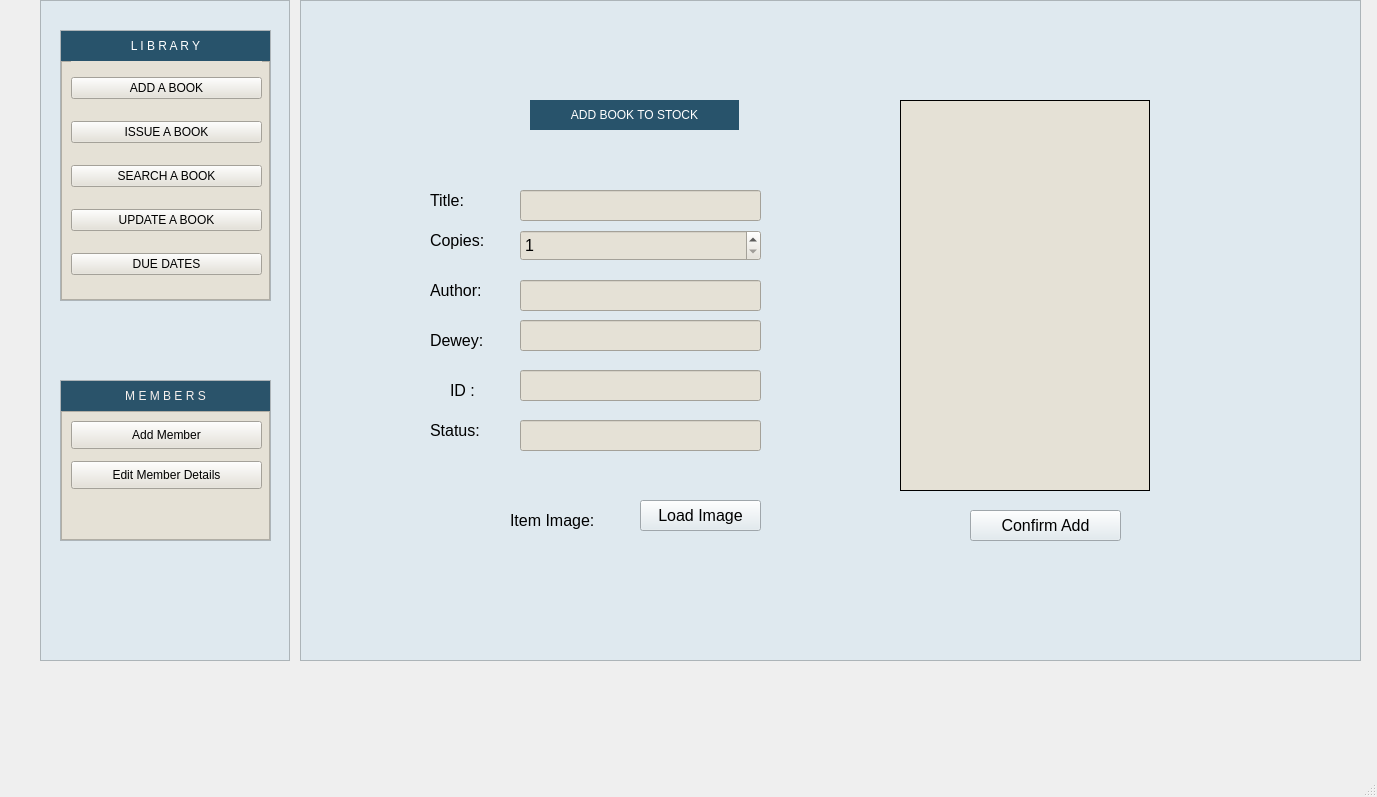
<?xml version="1.0" encoding="UTF-8"?>
<ui version="4.0">
 <class>MainWindow</class>
 <widget class="QMainWindow" name="MainWindow">
  <property name="geometry">
   <rect>
    <x>0</x>
    <y>0</y>
    <width>1377</width>
    <height>797</height>
   </rect>
  </property>
  <property name="windowTitle">
   <string>MainWindow</string>
  </property>
  <widget class="QWidget" name="centralwidget">
   <widget class="QFrame" name="SideBarFrmae">
    <property name="geometry">
     <rect>
      <x>40</x>
      <y>0</y>
      <width>250</width>
      <height>661</height>
     </rect>
    </property>
    <property name="maximumSize">
     <size>
      <width>250</width>
      <height>16777215</height>
     </size>
    </property>
    <property name="styleSheet">
     <string notr="true">background-color: rgb(223, 233, 239);</string>
    </property>
    <property name="frameShape">
     <enum>QFrame::StyledPanel</enum>
    </property>
    <property name="frameShadow">
     <enum>QFrame::Plain</enum>
    </property>
    <widget class="QFrame" name="MemberFrame">
     <property name="geometry">
      <rect>
       <x>20</x>
       <y>380</y>
       <width>211</width>
       <height>161</height>
      </rect>
     </property>
     <property name="frameShape">
      <enum>QFrame::StyledPanel</enum>
     </property>
     <property name="frameShadow">
      <enum>QFrame::Plain</enum>
     </property>
     <layout class="QVBoxLayout" name="verticalLayout">
      <property name="spacing">
       <number>0</number>
      </property>
      <property name="leftMargin">
       <number>0</number>
      </property>
      <property name="topMargin">
       <number>0</number>
      </property>
      <property name="rightMargin">
       <number>0</number>
      </property>
      <property name="bottomMargin">
       <number>0</number>
      </property>
      <item>
       <widget class="QLabel" name="LibrarianHomeTitle">
        <property name="maximumSize">
         <size>
          <width>16777215</width>
          <height>30</height>
         </size>
        </property>
        <property name="styleSheet">
         <string notr="true">color: rgb(246, 240, 237);
font: 75 9pt &quot;Yu Gothic UI&quot;;
background-color: rgb(42, 83, 106);</string>
        </property>
        <property name="text">
         <string>M E M B E R S</string>
        </property>
        <property name="alignment">
         <set>Qt::AlignCenter</set>
        </property>
       </widget>
      </item>
      <item>
       <widget class="QFrame" name="MemberBackground">
        <property name="styleSheet">
         <string notr="true">background: white;
background-color: rgb(229, 225, 214);</string>
        </property>
        <property name="frameShape">
         <enum>QFrame::StyledPanel</enum>
        </property>
        <property name="frameShadow">
         <enum>QFrame::Raised</enum>
        </property>
        <widget class="QPushButton" name="pushButton_9">
         <property name="geometry">
          <rect>
           <x>10</x>
           <y>10</y>
           <width>191</width>
           <height>28</height>
          </rect>
         </property>
         <property name="styleSheet">
          <string notr="true">font: 9pt &quot;Yu Gothic UI&quot;;
color: rgb(0, 0, 0);</string>
         </property>
         <property name="text">
          <string>Add Member</string>
         </property>
        </widget>
        <widget class="QPushButton" name="pushButton_10">
         <property name="geometry">
          <rect>
           <x>10</x>
           <y>50</y>
           <width>191</width>
           <height>28</height>
          </rect>
         </property>
         <property name="styleSheet">
          <string notr="true">font: 9pt &quot;Yu Gothic UI&quot;;
color: rgb(0, 0, 0);</string>
         </property>
         <property name="text">
          <string>Edit Member Details</string>
         </property>
        </widget>
       </widget>
      </item>
     </layout>
    </widget>
    <widget class="QFrame" name="LibraryFrame">
     <property name="geometry">
      <rect>
       <x>20</x>
       <y>30</y>
       <width>211</width>
       <height>271</height>
      </rect>
     </property>
     <property name="frameShape">
      <enum>QFrame::StyledPanel</enum>
     </property>
     <property name="frameShadow">
      <enum>QFrame::Plain</enum>
     </property>
     <layout class="QVBoxLayout" name="verticalLayout_2">
      <property name="spacing">
       <number>0</number>
      </property>
      <property name="leftMargin">
       <number>0</number>
      </property>
      <property name="topMargin">
       <number>0</number>
      </property>
      <property name="rightMargin">
       <number>0</number>
      </property>
      <property name="bottomMargin">
       <number>0</number>
      </property>
      <item>
       <widget class="QLabel" name="LibraryHeading">
        <property name="maximumSize">
         <size>
          <width>16777215</width>
          <height>30</height>
         </size>
        </property>
        <property name="styleSheet">
         <string notr="true">background: rgba(40, 83, 107, 1);
font: 75 9pt &quot;Yu Gothic UI&quot;;
color: white;</string>
        </property>
        <property name="text">
         <string>L I B R A R Y</string>
        </property>
        <property name="alignment">
         <set>Qt::AlignCenter</set>
        </property>
       </widget>
      </item>
      <item>
       <widget class="QFrame" name="LibraryBackground">
        <property name="styleSheet">
         <string notr="true">background-color: rgb(255, 255, 255);
background-color: rgb(229, 225, 214);</string>
        </property>
        <property name="frameShape">
         <enum>QFrame::StyledPanel</enum>
        </property>
        <property name="frameShadow">
         <enum>QFrame::Raised</enum>
        </property>
        <widget class="QWidget" name="layoutWidget">
         <property name="geometry">
          <rect>
           <x>10</x>
           <y>0</y>
           <width>191</width>
           <height>231</height>
          </rect>
         </property>
         <layout class="QVBoxLayout" name="verticalLayout_3">
          <item>
           <widget class="QPushButton" name="btnAddBook">
            <property name="styleSheet">
             <string notr="true">color: rgb(0, 0, 0);</string>
            </property>
            <property name="text">
             <string>ADD A BOOK</string>
            </property>
           </widget>
          </item>
          <item>
           <widget class="QPushButton" name="pushButton_13">
            <property name="styleSheet">
             <string notr="true">font: 9pt &quot;Yu Gothic UI&quot;;
color: rgb(0, 0, 0);</string>
            </property>
            <property name="text">
             <string>ISSUE A BOOK</string>
            </property>
           </widget>
          </item>
          <item>
           <widget class="QPushButton" name="pushButton_14">
            <property name="styleSheet">
             <string notr="true">font: 9pt &quot;Yu Gothic UI&quot;;
color: rgb(0, 0, 0);
</string>
            </property>
            <property name="text">
             <string>SEARCH A BOOK</string>
            </property>
           </widget>
          </item>
          <item>
           <widget class="QPushButton" name="pushButton_16">
            <property name="styleSheet">
             <string notr="true">font: 9pt &quot;Yu Gothic UI&quot;;
color: rgb(0, 0, 0);
</string>
            </property>
            <property name="text">
             <string>UPDATE A BOOK</string>
            </property>
           </widget>
          </item>
          <item>
           <widget class="QPushButton" name="pushButton_15">
            <property name="styleSheet">
             <string notr="true">font: 9pt &quot;Yu Gothic UI&quot;;
color: rgb(0, 0, 0);
</string>
            </property>
            <property name="text">
             <string>DUE DATES</string>
            </property>
           </widget>
          </item>
         </layout>
        </widget>
       </widget>
      </item>
     </layout>
    </widget>
   </widget>
   <widget class="QFrame" name="MainRightFrame">
    <property name="geometry">
     <rect>
      <x>300</x>
      <y>0</y>
      <width>1061</width>
      <height>661</height>
     </rect>
    </property>
    <property name="styleSheet">
     <string notr="true">background-color: rgb(223, 233, 239);</string>
    </property>
    <property name="frameShape">
     <enum>QFrame::StyledPanel</enum>
    </property>
    <property name="frameShadow">
     <enum>QFrame::Plain</enum>
    </property>
    <widget class="QStackedWidget" name="stackedWidget">
     <property name="geometry">
      <rect>
       <x>20</x>
       <y>20</y>
       <width>1021</width>
       <height>621</height>
      </rect>
     </property>
     <property name="currentIndex">
      <number>1</number>
     </property>
     <widget class="QWidget" name="HomePage">
      <widget class="QLabel" name="LibrarianAdminHeading">
       <property name="geometry">
        <rect>
         <x>190</x>
         <y>10</y>
         <width>209</width>
         <height>30</height>
        </rect>
       </property>
       <property name="maximumSize">
        <size>
         <width>16777215</width>
         <height>30</height>
        </size>
       </property>
       <property name="styleSheet">
        <string notr="true">background: rgba(40, 83, 107, 1);
font: 75 9pt &quot;Yu Gothic UI&quot;;
color: white;</string>
       </property>
       <property name="text">
        <string>LIBRARIAN HOME PAGE</string>
       </property>
       <property name="alignment">
        <set>Qt::AlignCenter</set>
       </property>
      </widget>
      <widget class="QListWidget" name="listBooks">
       <property name="geometry">
        <rect>
         <x>20</x>
         <y>160</y>
         <width>531</width>
         <height>361</height>
        </rect>
       </property>
       <property name="styleSheet">
        <string notr="true">background-color: rgb(229, 225, 214);</string>
       </property>
      </widget>
      <widget class="QFrame" name="searchFrame">
       <property name="geometry">
        <rect>
         <x>20</x>
         <y>90</y>
         <width>431</width>
         <height>31</height>
        </rect>
       </property>
       <property name="styleSheet">
        <string notr="true">border: 1px solid #000000;
border-radius: 14px;
background-color: rgb(246, 240, 237);</string>
       </property>
       <property name="frameShape">
        <enum>QFrame::StyledPanel</enum>
       </property>
       <property name="frameShadow">
        <enum>QFrame::Plain</enum>
       </property>
       <widget class="QLineEdit" name="lineEdit">
        <property name="geometry">
         <rect>
          <x>10</x>
          <y>5</y>
          <width>401</width>
          <height>21</height>
         </rect>
        </property>
        <property name="accessibleName">
         <string>Type here</string>
        </property>
        <property name="styleSheet">
         <string notr="true">border: none;</string>
        </property>
        <property name="frame">
         <bool>false</bool>
        </property>
        <property name="clearButtonEnabled">
         <bool>true</bool>
        </property>
       </widget>
      </widget>
      <widget class="QPushButton" name="pushButton">
       <property name="geometry">
        <rect>
         <x>460</x>
         <y>90</y>
         <width>91</width>
         <height>31</height>
        </rect>
       </property>
       <property name="font">
        <font>
         <pointsize>12</pointsize>
        </font>
       </property>
       <property name="styleSheet">
        <string notr="true">color: rgb(0, 0, 0);</string>
       </property>
       <property name="text">
        <string>Search</string>
       </property>
      </widget>
     </widget>
     <widget class="QWidget" name="AddBookPage">
      <widget class="QLabel" name="label_2">
       <property name="geometry">
        <rect>
         <x>110</x>
         <y>210</y>
         <width>81</width>
         <height>21</height>
        </rect>
       </property>
       <property name="font">
        <font>
         <pointsize>12</pointsize>
        </font>
       </property>
       <property name="styleSheet">
        <string notr="true">color: rgb(0, 0, 0);</string>
       </property>
       <property name="text">
        <string>Copies:</string>
       </property>
      </widget>
      <widget class="QSpinBox" name="sbQuantity">
       <property name="geometry">
        <rect>
         <x>200</x>
         <y>210</y>
         <width>241</width>
         <height>31</height>
        </rect>
       </property>
       <property name="font">
        <font>
         <pointsize>12</pointsize>
        </font>
       </property>
       <property name="styleSheet">
        <string notr="true">color: rgb(0, 0, 0);
background-color: rgb(229, 225, 214);</string>
       </property>
       <property name="minimum">
        <number>1</number>
       </property>
       <property name="maximum">
        <number>1000</number>
       </property>
      </widget>
      <widget class="QLabel" name="label_7">
       <property name="geometry">
        <rect>
         <x>110</x>
         <y>260</y>
         <width>61</width>
         <height>21</height>
        </rect>
       </property>
       <property name="font">
        <font>
         <pointsize>12</pointsize>
        </font>
       </property>
       <property name="styleSheet">
        <string notr="true">color: rgb(0, 0, 0);</string>
       </property>
       <property name="text">
        <string>Author:</string>
       </property>
      </widget>
      <widget class="QLabel" name="label_5">
       <property name="geometry">
        <rect>
         <x>110</x>
         <y>310</y>
         <width>61</width>
         <height>21</height>
        </rect>
       </property>
       <property name="font">
        <font>
         <pointsize>12</pointsize>
        </font>
       </property>
       <property name="styleSheet">
        <string notr="true">color: rgb(0, 0, 0);</string>
       </property>
       <property name="text">
        <string>Dewey:</string>
       </property>
      </widget>
      <widget class="QLineEdit" name="txtAddAuthor">
       <property name="geometry">
        <rect>
         <x>200</x>
         <y>260</y>
         <width>241</width>
         <height>31</height>
        </rect>
       </property>
       <property name="font">
        <font>
         <pointsize>12</pointsize>
        </font>
       </property>
       <property name="styleSheet">
        <string notr="true">background-color: rgb(229, 225, 214);</string>
       </property>
      </widget>
      <widget class="QLineEdit" name="txtAddDewey">
       <property name="geometry">
        <rect>
         <x>200</x>
         <y>300</y>
         <width>241</width>
         <height>31</height>
        </rect>
       </property>
       <property name="font">
        <font>
         <pointsize>12</pointsize>
        </font>
       </property>
       <property name="styleSheet">
        <string notr="true">background-color: rgb(229, 225, 214);</string>
       </property>
      </widget>
      <widget class="QLineEdit" name="txtProductName">
       <property name="geometry">
        <rect>
         <x>200</x>
         <y>170</y>
         <width>241</width>
         <height>31</height>
        </rect>
       </property>
       <property name="font">
        <font>
         <pointsize>12</pointsize>
        </font>
       </property>
       <property name="styleSheet">
        <string notr="true">background-color: rgb(229, 225, 214);</string>
       </property>
      </widget>
      <widget class="QLineEdit" name="txtAddStatus">
       <property name="geometry">
        <rect>
         <x>200</x>
         <y>400</y>
         <width>241</width>
         <height>31</height>
        </rect>
       </property>
       <property name="font">
        <font>
         <pointsize>12</pointsize>
        </font>
       </property>
       <property name="styleSheet">
        <string notr="true">background-color: rgb(229, 225, 214);</string>
       </property>
      </widget>
      <widget class="QLabel" name="label">
       <property name="geometry">
        <rect>
         <x>110</x>
         <y>170</y>
         <width>81</width>
         <height>20</height>
        </rect>
       </property>
       <property name="font">
        <font>
         <pointsize>12</pointsize>
        </font>
       </property>
       <property name="styleSheet">
        <string notr="true">color: rgb(0, 0, 0);</string>
       </property>
       <property name="text">
        <string>Title:</string>
       </property>
      </widget>
      <widget class="QLabel" name="label_8">
       <property name="geometry">
        <rect>
         <x>130</x>
         <y>360</y>
         <width>41</width>
         <height>21</height>
        </rect>
       </property>
       <property name="font">
        <font>
         <pointsize>12</pointsize>
        </font>
       </property>
       <property name="styleSheet">
        <string notr="true">color: rgb(0, 0, 0);</string>
       </property>
       <property name="text">
        <string>ID :</string>
       </property>
      </widget>
      <widget class="QLineEdit" name="txtAddID">
       <property name="geometry">
        <rect>
         <x>200</x>
         <y>350</y>
         <width>241</width>
         <height>31</height>
        </rect>
       </property>
       <property name="font">
        <font>
         <pointsize>12</pointsize>
        </font>
       </property>
       <property name="styleSheet">
        <string notr="true">background-color: rgb(229, 225, 214);</string>
       </property>
      </widget>
      <widget class="QLabel" name="label_9">
       <property name="geometry">
        <rect>
         <x>110</x>
         <y>400</y>
         <width>61</width>
         <height>21</height>
        </rect>
       </property>
       <property name="font">
        <font>
         <pointsize>12</pointsize>
        </font>
       </property>
       <property name="styleSheet">
        <string notr="true">color: rgb(0, 0, 0);</string>
       </property>
       <property name="text">
        <string>Status:</string>
       </property>
      </widget>
      <widget class="QLabel" name="lblImage">
       <property name="geometry">
        <rect>
         <x>580</x>
         <y>80</y>
         <width>250</width>
         <height>391</height>
        </rect>
       </property>
       <property name="styleSheet">
        <string notr="true">color: rgb(0, 0, 0);
background-color: rgb(229, 225, 214);</string>
       </property>
       <property name="frameShape">
        <enum>QFrame::Panel</enum>
       </property>
       <property name="text">
        <string/>
       </property>
      </widget>
      <widget class="QPushButton" name="btnLoadImage">
       <property name="geometry">
        <rect>
         <x>320</x>
         <y>480</y>
         <width>121</width>
         <height>31</height>
        </rect>
       </property>
       <property name="font">
        <font>
         <pointsize>12</pointsize>
        </font>
       </property>
       <property name="styleSheet">
        <string notr="true">color: rgb(0, 0, 0);</string>
       </property>
       <property name="text">
        <string>Load Image</string>
       </property>
      </widget>
      <widget class="QLabel" name="label_3">
       <property name="geometry">
        <rect>
         <x>190</x>
         <y>490</y>
         <width>111</width>
         <height>21</height>
        </rect>
       </property>
       <property name="font">
        <font>
         <pointsize>12</pointsize>
        </font>
       </property>
       <property name="styleSheet">
        <string notr="true">color: rgb(0, 0, 0);</string>
       </property>
       <property name="text">
        <string>Item Image:</string>
       </property>
      </widget>
      <widget class="QPushButton" name="btnConfirmAdd">
       <property name="geometry">
        <rect>
         <x>650</x>
         <y>490</y>
         <width>151</width>
         <height>31</height>
        </rect>
       </property>
       <property name="font">
        <font>
         <pointsize>12</pointsize>
        </font>
       </property>
       <property name="styleSheet">
        <string notr="true">color: rgb(0, 0, 0);</string>
       </property>
       <property name="text">
        <string>Confirm Add</string>
       </property>
      </widget>
      <widget class="QLabel" name="LibrarianAdminHeading_2">
       <property name="geometry">
        <rect>
         <x>210</x>
         <y>80</y>
         <width>209</width>
         <height>30</height>
        </rect>
       </property>
       <property name="maximumSize">
        <size>
         <width>16777215</width>
         <height>30</height>
        </size>
       </property>
       <property name="styleSheet">
        <string notr="true">background: rgba(40, 83, 107, 1);
font: 75 9pt &quot;Yu Gothic UI&quot;;
color: white;</string>
       </property>
       <property name="text">
        <string>ADD BOOK TO STOCK</string>
       </property>
       <property name="alignment">
        <set>Qt::AlignCenter</set>
       </property>
      </widget>
     </widget>
     <widget class="QWidget" name="UpdateBookPage">
      <widget class="QLabel" name="label_10">
       <property name="geometry">
        <rect>
         <x>130</x>
         <y>370</y>
         <width>61</width>
         <height>21</height>
        </rect>
       </property>
       <property name="font">
        <font>
         <pointsize>12</pointsize>
        </font>
       </property>
       <property name="styleSheet">
        <string notr="true">color: rgb(0, 0, 0);</string>
       </property>
       <property name="text">
        <string>Status:</string>
       </property>
      </widget>
      <widget class="QPushButton" name="btnLoadImage_2">
       <property name="geometry">
        <rect>
         <x>340</x>
         <y>490</y>
         <width>121</width>
         <height>31</height>
        </rect>
       </property>
       <property name="font">
        <font>
         <pointsize>12</pointsize>
        </font>
       </property>
       <property name="styleSheet">
        <string notr="true">color: rgb(0, 0, 0);</string>
       </property>
       <property name="text">
        <string>Load Image</string>
       </property>
      </widget>
      <widget class="QLabel" name="label_11">
       <property name="geometry">
        <rect>
         <x>130</x>
         <y>270</y>
         <width>61</width>
         <height>21</height>
        </rect>
       </property>
       <property name="font">
        <font>
         <pointsize>12</pointsize>
        </font>
       </property>
       <property name="styleSheet">
        <string notr="true">color: rgb(0, 0, 0);</string>
       </property>
       <property name="text">
        <string>Author:</string>
       </property>
      </widget>
      <widget class="QSpinBox" name="sbQuantity_2">
       <property name="geometry">
        <rect>
         <x>220</x>
         <y>220</y>
         <width>241</width>
         <height>31</height>
        </rect>
       </property>
       <property name="font">
        <font>
         <pointsize>12</pointsize>
        </font>
       </property>
       <property name="styleSheet">
        <string notr="true">color: rgb(0, 0, 0);
background-color: rgb(229, 225, 214);</string>
       </property>
       <property name="minimum">
        <number>1</number>
       </property>
       <property name="maximum">
        <number>1000</number>
       </property>
      </widget>
      <widget class="QLineEdit" name="txtAddStatus_2">
       <property name="geometry">
        <rect>
         <x>220</x>
         <y>370</y>
         <width>241</width>
         <height>31</height>
        </rect>
       </property>
       <property name="font">
        <font>
         <pointsize>12</pointsize>
        </font>
       </property>
       <property name="styleSheet">
        <string notr="true">background-color: rgb(229, 225, 214);</string>
       </property>
      </widget>
      <widget class="QLineEdit" name="txtAddAuthor_2">
       <property name="geometry">
        <rect>
         <x>220</x>
         <y>270</y>
         <width>241</width>
         <height>31</height>
        </rect>
       </property>
       <property name="font">
        <font>
         <pointsize>12</pointsize>
        </font>
       </property>
       <property name="styleSheet">
        <string notr="true">background-color: rgb(229, 225, 214);</string>
       </property>
      </widget>
      <widget class="QLabel" name="label_12">
       <property name="geometry">
        <rect>
         <x>150</x>
         <y>330</y>
         <width>41</width>
         <height>21</height>
        </rect>
       </property>
       <property name="font">
        <font>
         <pointsize>12</pointsize>
        </font>
       </property>
       <property name="styleSheet">
        <string notr="true">color: rgb(0, 0, 0);</string>
       </property>
       <property name="text">
        <string>ID :</string>
       </property>
      </widget>
      <widget class="QLabel" name="lblImage_2">
       <property name="geometry">
        <rect>
         <x>600</x>
         <y>90</y>
         <width>250</width>
         <height>391</height>
        </rect>
       </property>
       <property name="styleSheet">
        <string notr="true">color: rgb(0, 0, 0);
background-color: rgb(229, 225, 214);</string>
       </property>
       <property name="frameShape">
        <enum>QFrame::Panel</enum>
       </property>
       <property name="text">
        <string/>
       </property>
      </widget>
      <widget class="QLabel" name="label_4">
       <property name="geometry">
        <rect>
         <x>130</x>
         <y>180</y>
         <width>81</width>
         <height>20</height>
        </rect>
       </property>
       <property name="font">
        <font>
         <pointsize>12</pointsize>
        </font>
       </property>
       <property name="styleSheet">
        <string notr="true">color: rgb(0, 0, 0);</string>
       </property>
       <property name="text">
        <string>Title:</string>
       </property>
      </widget>
      <widget class="QLineEdit" name="txtAddID_2">
       <property name="geometry">
        <rect>
         <x>220</x>
         <y>320</y>
         <width>241</width>
         <height>31</height>
        </rect>
       </property>
       <property name="font">
        <font>
         <pointsize>12</pointsize>
        </font>
       </property>
       <property name="styleSheet">
        <string notr="true">background-color: rgb(229, 225, 214);</string>
       </property>
      </widget>
      <widget class="QLabel" name="LibrarianAdminHeading_3">
       <property name="geometry">
        <rect>
         <x>230</x>
         <y>90</y>
         <width>209</width>
         <height>30</height>
        </rect>
       </property>
       <property name="maximumSize">
        <size>
         <width>16777215</width>
         <height>30</height>
        </size>
       </property>
       <property name="styleSheet">
        <string notr="true">background: rgba(40, 83, 107, 1);
font: 75 9pt &quot;Yu Gothic UI&quot;;
color: white;</string>
       </property>
       <property name="text">
        <string>UPDATE BOOK</string>
       </property>
       <property name="alignment">
        <set>Qt::AlignCenter</set>
       </property>
      </widget>
      <widget class="QLabel" name="label_13">
       <property name="geometry">
        <rect>
         <x>130</x>
         <y>220</y>
         <width>81</width>
         <height>21</height>
        </rect>
       </property>
       <property name="font">
        <font>
         <pointsize>12</pointsize>
        </font>
       </property>
       <property name="styleSheet">
        <string notr="true">color: rgb(0, 0, 0);</string>
       </property>
       <property name="text">
        <string>Copies:</string>
       </property>
      </widget>
      <widget class="QLabel" name="label_14">
       <property name="geometry">
        <rect>
         <x>230</x>
         <y>500</y>
         <width>101</width>
         <height>21</height>
        </rect>
       </property>
       <property name="font">
        <font>
         <pointsize>12</pointsize>
        </font>
       </property>
       <property name="styleSheet">
        <string notr="true">color: rgb(0, 0, 0);</string>
       </property>
       <property name="text">
        <string>Item Image:</string>
       </property>
      </widget>
      <widget class="QLineEdit" name="txtProductName_2">
       <property name="geometry">
        <rect>
         <x>220</x>
         <y>180</y>
         <width>241</width>
         <height>31</height>
        </rect>
       </property>
       <property name="font">
        <font>
         <pointsize>12</pointsize>
        </font>
       </property>
       <property name="styleSheet">
        <string notr="true">background-color: rgb(229, 225, 214);</string>
       </property>
      </widget>
      <widget class="QPushButton" name="btnConfirmAdd_2">
       <property name="geometry">
        <rect>
         <x>670</x>
         <y>500</y>
         <width>151</width>
         <height>31</height>
        </rect>
       </property>
       <property name="font">
        <font>
         <pointsize>12</pointsize>
        </font>
       </property>
       <property name="styleSheet">
        <string notr="true">color: rgb(0, 0, 0);</string>
       </property>
       <property name="text">
        <string>Confirm Add</string>
       </property>
      </widget>
      <widget class="QPushButton" name="btnRemove">
       <property name="geometry">
        <rect>
         <x>890</x>
         <y>580</y>
         <width>131</width>
         <height>31</height>
        </rect>
       </property>
       <property name="font">
        <font>
         <pointsize>12</pointsize>
        </font>
       </property>
       <property name="styleSheet">
        <string notr="true">color: rgb(255, 244, 239);
border-color: rgb(106, 32, 32);
background-color: rgb(167, 57, 54);
border-radius: 13px;</string>
       </property>
       <property name="text">
        <string>Remove Book</string>
       </property>
      </widget>
     </widget>
    </widget>
   </widget>
  </widget>
  <widget class="QMenuBar" name="menubar">
   <property name="geometry">
    <rect>
     <x>0</x>
     <y>0</y>
     <width>1377</width>
     <height>26</height>
    </rect>
   </property>
  </widget>
  <widget class="QStatusBar" name="statusbar"/>
 </widget>
 <resources/>
 <connections/>
</ui>
